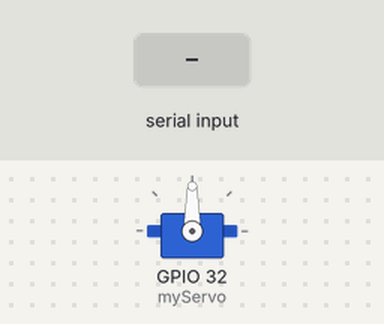
This sketch was run on a simulated ESP32. On the bench: servo. Inputs (shaded band) come from the test bench. What the sketch prints to the serial monitor is not drawn.

Above: at 1.2 s.
1.3 s: "C\n" received over Serial
At 2.2 s:
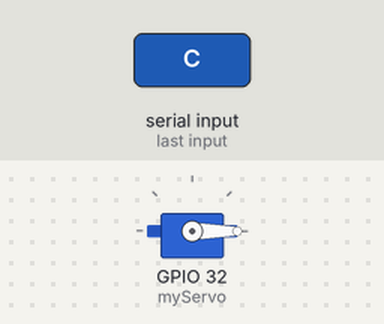
2.8 s: "20\n" received over Serial
At 3.3 s:
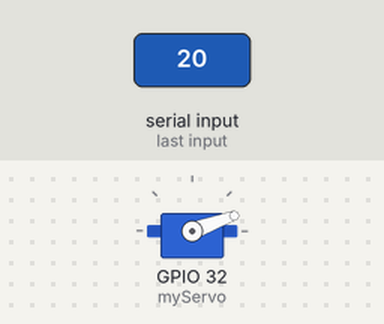
4.3 s: "40\n" received over Serial
At 5.5 s:
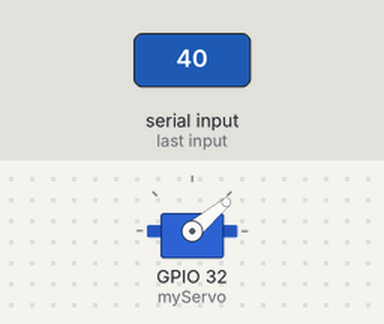
5.8 s: "60\n" received over Serial
At 6.8 s:
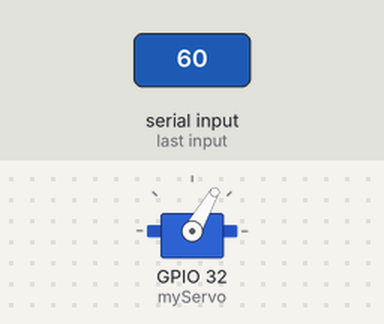
Timing chart, 0 to 8.3 s (numbered marks = the images above; inputs shaded):
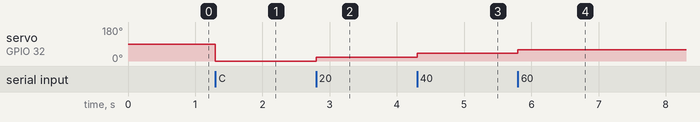

The sketch:

sketch_aug31a.ino
```cpp
#include <ESP32Servo.h>
Servo myServo;


void setup() {
  Serial.begin(9600);  // put your setup code here, to run once:
  myServo.attach(32);
}

void loop() {
  if (Serial.available() > 0) {
    String angle = Serial.readStringUntil('\n');
    angle.trim();
    //Serial.print(angle);
    if (angle == "C") {
      myServo.write(0);
      Serial.print("0");
    } else if (angle =="10") {
      myServo.write(10);
      Serial.print("10");
    } else if (angle =="20") {
      myServo.write(20);
      Serial.print("20");
    } else if (angle =="30") {
      myServo.write(30);
      Serial.print("30");
    } else if (angle =="40") {
      myServo.write(40);
      Serial.print("40");
    } else if (angle =="50") {
      myServo.write(50);
      Serial.print("50");
    } else if (angle =="60") {
      myServo.write(60);
      Serial.print("60");
    } else if (angle =="70") {
      myServo.write(70);
      Serial.print("70");
    } else if (angle =="80") {
      myServo.write(80);
      Serial.print("80");
    } else if (angle =="90") {
      myServo.write(90);
      Serial.print("90");
    }
  }
  }
```

Measured:
- after the input at 1.3 s, servo on GPIO 32 (myServo): 90° → 0° at once
- after the input at 2.8 s, servo on GPIO 32 (myServo): 0° → 20° at once
- after the input at 4.3 s, servo on GPIO 32 (myServo): 20° → 40° at once
- after the input at 5.8 s, servo on GPIO 32 (myServo): 40° → 60° at once
